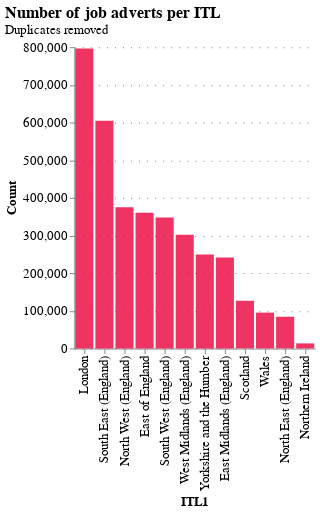

The code cell stored with this chart in its notebook:
### Code cell
chart_title = 'Number of job adverts per ITL'
chart_subtitle = 'Duplicates removed'

ads_per_sector_chunked = job_ad_data['itl_1_name'].value_counts()
ads_per_sector_chunked = pd.DataFrame(ads_per_sector_chunked).reset_index().rename(
    columns={'index': 'itl_1_name', 'itl_1_name': 'count'})

chart = alt.Chart(ads_per_sector_chunked).mark_bar().encode(
    alt.X('itl_1_name', title='ITL1', sort=None),
    alt.Y('count', title='Count'),
    tooltip=['count']
).configure_mark(
    opacity=0.8,
    color=NESTA_COLOURS[4]
)
chart = configure_plots(chart, chart_title=chart_title, chart_subtitle=chart_subtitle)
# AltairSaver().save(chart, f"{today}_num_job_ads_by_itl1")
chart

### Figure 1 — Vega-Lite specification as saved in the notebook (floating-point values rounded to 4 significant figures)
{"$schema": "https://vega.github.io/schema/vega-lite/v4.17.0.json", "config": {"axis": {"gridColor": "grey", "gridDash": [1, 7], "labelFont": "Averta Demo", "labelFontSize": 13, "titleFont": "Averta Demo", "titleFontSize": 13}, "header": {"labelFont": "Averta Demo", "titleFont": "Averta Demo"}, "legend": {"labelFont": "Averta Demo", "labelFontSize": 13, "titleFont": "Averta Demo", "titleFontSize": 16}, "mark": {"color": "#EB003B", "opacity": 0.8}, "range": {"category": ["#0000FF", "#FDB633", "#18A48C", "#9A1BBE", "#EB003B", "#FF6E47", "#646363", "#0F294A", "#97D9E3", "#A59BEE", "#F6A4B7", "#D2C9C0", "#000000"], "ordinal": {"scheme": ["#0000FF", "#FDB633", "#18A48C", "#9A1BBE", "#EB003B", "#FF6E47", "#646363", "#0F294A", "#97D9E3", "#A59BEE", "#F6A4B7", "#D2C9C0", "#000000"]}}, "title": {"anchor": "start", "font": "Averta Demo"}, "view": {"strokeWidth": 0}}, "data": {"name": "data-ebaa3f084bd04f3c559b6fa81ca46183"}, "datasets": {"data-ebaa3f084bd04f3c559b6fa81ca46183": [{"count": 796659, "itl_1_name": "London"}, {"count": 604514, "itl_1_name": "South East (England)"}, {"count": 374801, "itl_1_name": "North West (England)"}, {"count": 360231, "itl_1_name": "East of England"}, {"count": 347422, "itl_1_name": "South West (England)"}, {"count": 301503, "itl_1_name": "West Midlands (England)"}, {"count": 249255, "itl_1_name": "Yorkshire and the Humber"}, {"count": 241531, "itl_1_name": "East Midlands (England)"}, {"count": 126496, "itl_1_name": "Scotland"}, {"count": 95015, "itl_1_name": "Wales"}, {"count": 84021, "itl_1_name": "North East (England)"}, {"count": 13264, "itl_1_name": "Northern Ireland"}]}, "encoding": {"tooltip": [{"field": "count", "type": "quantitative"}], "x": {"field": "itl_1_name", "sort": null, "title": "ITL1", "type": "nominal"}, "y": {"field": "count", "title": "Count", "type": "quantitative"}}, "mark": "bar", "title": {"anchor": "start", "fontSize": 16, "subtitle": "Duplicates removed", "subtitleFont": "Averta Demo", "subtitleFontSize": 13, "text": "Number of job adverts per ITL"}}
